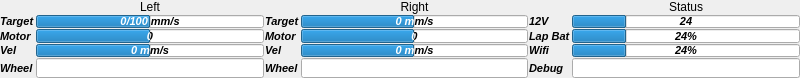
<?xml version="1.0" encoding="UTF-8"?>
<ui version="4.0">
 <class>MainWindow</class>
 <widget class="QMainWindow" name="MainWindow">
  <property name="geometry">
   <rect>
    <x>0</x>
    <y>0</y>
    <width>800</width>
    <height>78</height>
   </rect>
  </property>
  <property name="windowTitle">
   <string>Yertle Dashboard</string>
  </property>
  <widget class="QWidget" name="centralwidget">
   <layout class="QGridLayout" name="gridLayout">
    <property name="margin">
     <number>0</number>
    </property>
    <property name="spacing">
     <number>1</number>
    </property>
    <item row="1" column="3">
     <widget class="QProgressBar" name="pbRTarget">
      <property name="sizePolicy">
       <sizepolicy hsizetype="Expanding" vsizetype="Preferred">
        <horstretch>0</horstretch>
        <verstretch>0</verstretch>
       </sizepolicy>
      </property>
      <property name="minimumSize">
       <size>
        <width>0</width>
        <height>10</height>
       </size>
      </property>
      <property name="maximumSize">
       <size>
        <width>16777215</width>
        <height>16777215</height>
       </size>
      </property>
      <property name="font">
       <font>
        <pointsize>8</pointsize>
        <weight>75</weight>
        <italic>true</italic>
        <bold>true</bold>
       </font>
      </property>
      <property name="autoFillBackground">
       <bool>false</bool>
      </property>
      <property name="minimum">
       <number>-200</number>
      </property>
      <property name="maximum">
       <number>200</number>
      </property>
      <property name="value">
       <number>0</number>
      </property>
      <property name="format">
       <string>%v mm/s</string>
      </property>
     </widget>
    </item>
    <item row="3" column="2">
     <widget class="QLabel" name="label_9">
      <property name="font">
       <font>
        <pointsize>8</pointsize>
        <weight>75</weight>
        <italic>true</italic>
        <bold>true</bold>
       </font>
      </property>
      <property name="text">
       <string>Vel</string>
      </property>
     </widget>
    </item>
    <item row="3" column="3">
     <widget class="QProgressBar" name="pbRVel">
      <property name="sizePolicy">
       <sizepolicy hsizetype="Expanding" vsizetype="Preferred">
        <horstretch>0</horstretch>
        <verstretch>0</verstretch>
       </sizepolicy>
      </property>
      <property name="minimumSize">
       <size>
        <width>0</width>
        <height>10</height>
       </size>
      </property>
      <property name="maximumSize">
       <size>
        <width>16777215</width>
        <height>16777215</height>
       </size>
      </property>
      <property name="font">
       <font>
        <pointsize>8</pointsize>
        <weight>75</weight>
        <italic>true</italic>
        <bold>true</bold>
       </font>
      </property>
      <property name="minimum">
       <number>-200</number>
      </property>
      <property name="maximum">
       <number>200</number>
      </property>
      <property name="value">
       <number>0</number>
      </property>
      <property name="format">
       <string>%v mm/s</string>
      </property>
     </widget>
    </item>
    <item row="2" column="4">
     <widget class="QLabel" name="label_12">
      <property name="font">
       <font>
        <pointsize>8</pointsize>
        <weight>75</weight>
        <italic>true</italic>
        <bold>true</bold>
       </font>
      </property>
      <property name="text">
       <string>Lap Bat</string>
      </property>
     </widget>
    </item>
    <item row="3" column="1">
     <widget class="QProgressBar" name="pbLVel">
      <property name="sizePolicy">
       <sizepolicy hsizetype="Expanding" vsizetype="Preferred">
        <horstretch>0</horstretch>
        <verstretch>0</verstretch>
       </sizepolicy>
      </property>
      <property name="minimumSize">
       <size>
        <width>0</width>
        <height>10</height>
       </size>
      </property>
      <property name="maximumSize">
       <size>
        <width>16777215</width>
        <height>16777215</height>
       </size>
      </property>
      <property name="font">
       <font>
        <pointsize>8</pointsize>
        <weight>75</weight>
        <italic>true</italic>
        <bold>true</bold>
       </font>
      </property>
      <property name="minimum">
       <number>-200</number>
      </property>
      <property name="maximum">
       <number>200</number>
      </property>
      <property name="value">
       <number>0</number>
      </property>
      <property name="format">
       <string>%v mm/s</string>
      </property>
     </widget>
    </item>
    <item row="1" column="1">
     <widget class="QProgressBar" name="pbLTarget">
      <property name="sizePolicy">
       <sizepolicy hsizetype="Expanding" vsizetype="Preferred">
        <horstretch>0</horstretch>
        <verstretch>0</verstretch>
       </sizepolicy>
      </property>
      <property name="minimumSize">
       <size>
        <width>0</width>
        <height>10</height>
       </size>
      </property>
      <property name="maximumSize">
       <size>
        <width>16777215</width>
        <height>16777215</height>
       </size>
      </property>
      <property name="font">
       <font>
        <pointsize>8</pointsize>
        <weight>75</weight>
        <italic>true</italic>
        <bold>true</bold>
       </font>
      </property>
      <property name="autoFillBackground">
       <bool>false</bool>
      </property>
      <property name="minimum">
       <number>-200</number>
      </property>
      <property name="maximum">
       <number>200</number>
      </property>
      <property name="value">
       <number>0</number>
      </property>
      <property name="format">
       <string>%v/100 mm/s</string>
      </property>
     </widget>
    </item>
    <item row="1" column="5">
     <widget class="QProgressBar" name="pb12V">
      <property name="sizePolicy">
       <sizepolicy hsizetype="Expanding" vsizetype="Preferred">
        <horstretch>0</horstretch>
        <verstretch>0</verstretch>
       </sizepolicy>
      </property>
      <property name="minimumSize">
       <size>
        <width>0</width>
        <height>10</height>
       </size>
      </property>
      <property name="maximumSize">
       <size>
        <width>16777215</width>
        <height>16777215</height>
       </size>
      </property>
      <property name="font">
       <font>
        <pointsize>8</pointsize>
        <weight>75</weight>
        <italic>true</italic>
        <bold>true</bold>
       </font>
      </property>
      <property name="value">
       <number>24</number>
      </property>
      <property name="format">
       <string>%v</string>
      </property>
     </widget>
    </item>
    <item row="0" column="5">
     <widget class="QLabel" name="label_11">
      <property name="text">
       <string>Status</string>
      </property>
      <property name="alignment">
       <set>Qt::AlignCenter</set>
      </property>
     </widget>
    </item>
    <item row="1" column="0">
     <widget class="QLabel" name="label_2">
      <property name="font">
       <font>
        <pointsize>8</pointsize>
        <weight>75</weight>
        <italic>true</italic>
        <bold>true</bold>
       </font>
      </property>
      <property name="text">
       <string>Target</string>
      </property>
     </widget>
    </item>
    <item row="1" column="4">
     <widget class="QLabel" name="label_13">
      <property name="font">
       <font>
        <pointsize>8</pointsize>
        <weight>75</weight>
        <italic>true</italic>
        <bold>true</bold>
       </font>
      </property>
      <property name="text">
       <string>12V</string>
      </property>
     </widget>
    </item>
    <item row="1" column="2">
     <widget class="QLabel" name="label_8">
      <property name="font">
       <font>
        <pointsize>8</pointsize>
        <weight>75</weight>
        <italic>true</italic>
        <bold>true</bold>
       </font>
      </property>
      <property name="text">
       <string>Target</string>
      </property>
     </widget>
    </item>
    <item row="0" column="3">
     <widget class="QLabel" name="label_6">
      <property name="text">
       <string>Right</string>
      </property>
      <property name="alignment">
       <set>Qt::AlignCenter</set>
      </property>
     </widget>
    </item>
    <item row="2" column="3">
     <widget class="QProgressBar" name="pbRMotor">
      <property name="sizePolicy">
       <sizepolicy hsizetype="Expanding" vsizetype="Preferred">
        <horstretch>0</horstretch>
        <verstretch>0</verstretch>
       </sizepolicy>
      </property>
      <property name="minimumSize">
       <size>
        <width>0</width>
        <height>10</height>
       </size>
      </property>
      <property name="maximumSize">
       <size>
        <width>16777215</width>
        <height>16777215</height>
       </size>
      </property>
      <property name="font">
       <font>
        <pointsize>8</pointsize>
        <weight>75</weight>
        <italic>true</italic>
        <bold>true</bold>
       </font>
      </property>
      <property name="minimum">
       <number>-255</number>
      </property>
      <property name="maximum">
       <number>255</number>
      </property>
      <property name="value">
       <number>0</number>
      </property>
      <property name="format">
       <string>%v</string>
      </property>
     </widget>
    </item>
    <item row="2" column="1">
     <widget class="QProgressBar" name="pbLMotor">
      <property name="sizePolicy">
       <sizepolicy hsizetype="Expanding" vsizetype="Preferred">
        <horstretch>0</horstretch>
        <verstretch>0</verstretch>
       </sizepolicy>
      </property>
      <property name="minimumSize">
       <size>
        <width>0</width>
        <height>10</height>
       </size>
      </property>
      <property name="maximumSize">
       <size>
        <width>16777215</width>
        <height>16777215</height>
       </size>
      </property>
      <property name="font">
       <font>
        <pointsize>8</pointsize>
        <weight>75</weight>
        <italic>true</italic>
        <bold>true</bold>
       </font>
      </property>
      <property name="minimum">
       <number>-255</number>
      </property>
      <property name="maximum">
       <number>255</number>
      </property>
      <property name="value">
       <number>0</number>
      </property>
      <property name="format">
       <string>%v</string>
      </property>
     </widget>
    </item>
    <item row="3" column="0">
     <widget class="QLabel" name="label_5">
      <property name="font">
       <font>
        <pointsize>8</pointsize>
        <weight>75</weight>
        <italic>true</italic>
        <bold>true</bold>
       </font>
      </property>
      <property name="text">
       <string>Vel</string>
      </property>
     </widget>
    </item>
    <item row="2" column="5">
     <widget class="QProgressBar" name="pbLapBat">
      <property name="sizePolicy">
       <sizepolicy hsizetype="Expanding" vsizetype="Preferred">
        <horstretch>0</horstretch>
        <verstretch>0</verstretch>
       </sizepolicy>
      </property>
      <property name="minimumSize">
       <size>
        <width>0</width>
        <height>10</height>
       </size>
      </property>
      <property name="maximumSize">
       <size>
        <width>16777215</width>
        <height>16777215</height>
       </size>
      </property>
      <property name="font">
       <font>
        <pointsize>8</pointsize>
        <weight>75</weight>
        <italic>true</italic>
        <bold>true</bold>
       </font>
      </property>
      <property name="value">
       <number>24</number>
      </property>
      <property name="format">
       <string>%p%</string>
      </property>
     </widget>
    </item>
    <item row="2" column="0">
     <widget class="QLabel" name="label_4">
      <property name="font">
       <font>
        <pointsize>8</pointsize>
        <weight>75</weight>
        <italic>true</italic>
        <bold>true</bold>
       </font>
      </property>
      <property name="text">
       <string>Motor</string>
      </property>
     </widget>
    </item>
    <item row="2" column="2">
     <widget class="QLabel" name="label_7">
      <property name="font">
       <font>
        <pointsize>8</pointsize>
        <weight>75</weight>
        <italic>true</italic>
        <bold>true</bold>
       </font>
      </property>
      <property name="text">
       <string>Motor</string>
      </property>
     </widget>
    </item>
    <item row="4" column="0">
     <widget class="QLabel" name="label_10">
      <property name="font">
       <font>
        <pointsize>8</pointsize>
        <weight>75</weight>
        <italic>true</italic>
        <bold>true</bold>
       </font>
      </property>
      <property name="text">
       <string>Wheel</string>
      </property>
     </widget>
    </item>
    <item row="4" column="1">
     <widget class="QLineEdit" name="tbLWheel">
      <property name="sizePolicy">
       <sizepolicy hsizetype="Expanding" vsizetype="Preferred">
        <horstretch>0</horstretch>
        <verstretch>0</verstretch>
       </sizepolicy>
      </property>
      <property name="minimumSize">
       <size>
        <width>0</width>
        <height>20</height>
       </size>
      </property>
      <property name="maximumSize">
       <size>
        <width>16777215</width>
        <height>16777215</height>
       </size>
      </property>
      <property name="font">
       <font>
        <pointsize>8</pointsize>
        <weight>75</weight>
        <italic>true</italic>
        <bold>true</bold>
       </font>
      </property>
     </widget>
    </item>
    <item row="4" column="2">
     <widget class="QLabel" name="label_14">
      <property name="font">
       <font>
        <pointsize>8</pointsize>
        <weight>75</weight>
        <italic>true</italic>
        <bold>true</bold>
       </font>
      </property>
      <property name="text">
       <string>Wheel</string>
      </property>
     </widget>
    </item>
    <item row="4" column="3">
     <widget class="QLineEdit" name="tbRWheel">
      <property name="sizePolicy">
       <sizepolicy hsizetype="Expanding" vsizetype="Preferred">
        <horstretch>0</horstretch>
        <verstretch>0</verstretch>
       </sizepolicy>
      </property>
      <property name="minimumSize">
       <size>
        <width>0</width>
        <height>20</height>
       </size>
      </property>
      <property name="maximumSize">
       <size>
        <width>16777215</width>
        <height>16777215</height>
       </size>
      </property>
      <property name="font">
       <font>
        <pointsize>8</pointsize>
        <weight>75</weight>
        <italic>true</italic>
        <bold>true</bold>
       </font>
      </property>
     </widget>
    </item>
    <item row="4" column="4">
     <widget class="QLabel" name="label_15">
      <property name="font">
       <font>
        <pointsize>8</pointsize>
        <weight>75</weight>
        <italic>true</italic>
        <bold>true</bold>
       </font>
      </property>
      <property name="text">
       <string>Debug</string>
      </property>
     </widget>
    </item>
    <item row="4" column="5">
     <widget class="QLineEdit" name="tbDebug">
      <property name="sizePolicy">
       <sizepolicy hsizetype="Expanding" vsizetype="Preferred">
        <horstretch>0</horstretch>
        <verstretch>0</verstretch>
       </sizepolicy>
      </property>
      <property name="minimumSize">
       <size>
        <width>0</width>
        <height>20</height>
       </size>
      </property>
      <property name="maximumSize">
       <size>
        <width>16777215</width>
        <height>16777215</height>
       </size>
      </property>
      <property name="font">
       <font>
        <pointsize>8</pointsize>
        <weight>75</weight>
        <italic>true</italic>
        <bold>true</bold>
       </font>
      </property>
     </widget>
    </item>
    <item row="0" column="1">
     <widget class="QLabel" name="label">
      <property name="text">
       <string>Left</string>
      </property>
      <property name="alignment">
       <set>Qt::AlignCenter</set>
      </property>
     </widget>
    </item>
    <item row="3" column="5">
     <widget class="QProgressBar" name="pbWifi">
      <property name="sizePolicy">
       <sizepolicy hsizetype="Expanding" vsizetype="Preferred">
        <horstretch>0</horstretch>
        <verstretch>0</verstretch>
       </sizepolicy>
      </property>
      <property name="minimumSize">
       <size>
        <width>0</width>
        <height>10</height>
       </size>
      </property>
      <property name="maximumSize">
       <size>
        <width>16777215</width>
        <height>16777215</height>
       </size>
      </property>
      <property name="font">
       <font>
        <pointsize>8</pointsize>
        <weight>75</weight>
        <italic>true</italic>
        <bold>true</bold>
       </font>
      </property>
      <property name="value">
       <number>24</number>
      </property>
      <property name="format">
       <string>%p%</string>
      </property>
     </widget>
    </item>
    <item row="3" column="4">
     <widget class="QLabel" name="label_16">
      <property name="font">
       <font>
        <pointsize>8</pointsize>
        <weight>75</weight>
        <italic>true</italic>
        <bold>true</bold>
       </font>
      </property>
      <property name="text">
       <string>Wifi</string>
      </property>
     </widget>
    </item>
   </layout>
  </widget>
 </widget>
 <resources/>
 <connections/>
</ui>
